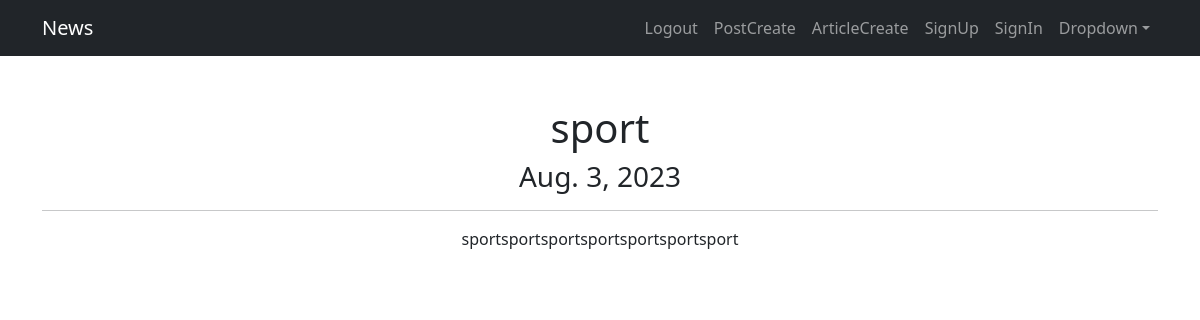
The app's page /posts/25 (signed in) with its own data.
### news/models.py (models this page shows, shortened)
class Post(models.Model):
    post_author = models.ForeignKey(Author, on_delete=models.CASCADE)
    post_category = models.ManyToManyField(Category)
    article = 'A'
    news = 'N'
    POSITIONS = [
        (article, 'Статья'),
        (news, 'Новость'),
    ]
    category = models.CharField(max_length=1, choices=POSITIONS, default=news)
    date_created = models.DateField(auto_now_add=True)
    title = models.CharField(max_length=50)
    content = models.TextField()
    post_rate = models.IntegerField(default=0)

### news/views.py (the view)
# urls.py: path('<int:pk>', PostDetail.as_view(), name='post_detail'),
class PostDetail(LoginRequiredMixin, DetailView):
    model = Post
    template_name = 'post.html'
    context_object_name = 'post'

### news/templatetags/custom_filters.py (called while the page is built)
@register.filter()
def censor(value):
    for bw in bad_words:
        try:
            value = value.lower().replace(bw.lower(), bw[0] + '*' * (len(bw) - 1))
        except AttributeError:
            print('Цензура не может быть применена к числам')
    return value

### templates/post.html (shortened to what this page needs)
{% extends 'flatpages/default.html' %}
{% load custom_filters %}
{% block content %}
<h1>{{ post.title|censor }}</h1>
<h3>{{ post.date_created }}</h3>
<hr>
<p>{{ post.content|censor }}</p>
{% endblock content %}

### records on screen
Post: title|censor "sport", date_created "Aug. 3, 2023", content|censor "sportsportsportsportsportsportsport"
